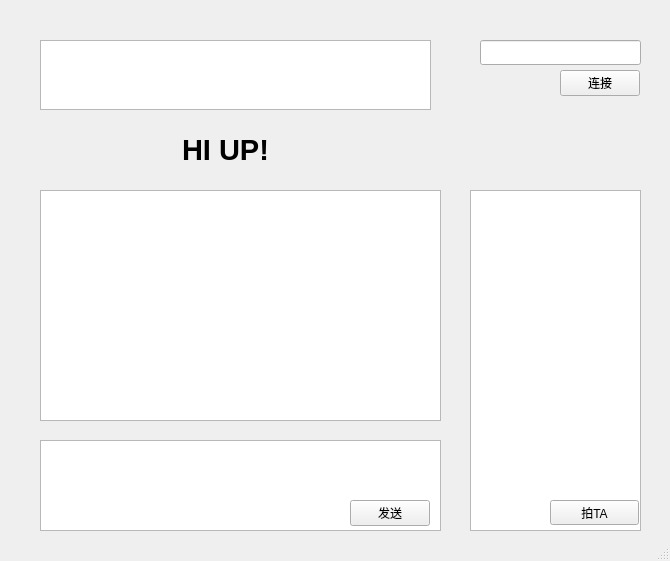
<?xml version="1.0" encoding="UTF-8"?>
<ui version="4.0">
 <class>Client</class>
 <widget class="QMainWindow" name="Client">
  <property name="geometry">
   <rect>
    <x>0</x>
    <y>0</y>
    <width>670</width>
    <height>561</height>
   </rect>
  </property>
  <property name="windowTitle">
   <string>Client</string>
  </property>
  <widget class="QWidget" name="centralwidget">
   <widget class="QStackedWidget" name="stackedWidget">
    <property name="geometry">
     <rect>
      <x>0</x>
      <y>110</y>
      <width>671</width>
      <height>451</height>
     </rect>
    </property>
    <property name="currentIndex">
     <number>0</number>
    </property>
    <widget class="QWidget" name="stackedWidgetPage1">
     <widget class="QPushButton" name="pbPaita">
      <property name="geometry">
       <rect>
        <x>550</x>
        <y>390</y>
        <width>89</width>
        <height>25</height>
       </rect>
      </property>
      <property name="text">
       <string>拍TA</string>
      </property>
     </widget>
     <widget class="QTableWidget" name="tableWidget">
      <property name="geometry">
       <rect>
        <x>470</x>
        <y>80</y>
        <width>171</width>
        <height>341</height>
       </rect>
      </property>
     </widget>
     <widget class="QTextEdit" name="textEdit_input">
      <property name="geometry">
       <rect>
        <x>40</x>
        <y>330</y>
        <width>401</width>
        <height>91</height>
       </rect>
      </property>
     </widget>
     <widget class="QPushButton" name="pbSend">
      <property name="geometry">
       <rect>
        <x>350</x>
        <y>390</y>
        <width>80</width>
        <height>26</height>
       </rect>
      </property>
      <property name="text">
       <string>发送</string>
      </property>
     </widget>
     <widget class="QTextEdit" name="textEdit_log">
      <property name="geometry">
       <rect>
        <x>40</x>
        <y>80</y>
        <width>401</width>
        <height>231</height>
       </rect>
      </property>
     </widget>
     <widget class="QLabel" name="label">
      <property name="geometry">
       <rect>
        <x>150</x>
        <y>20</y>
        <width>151</width>
        <height>41</height>
       </rect>
      </property>
      <property name="text">
       <string>&lt;html&gt;&lt;head/&gt;&lt;body&gt;&lt;p align=&quot;center&quot;&gt;&lt;span style=&quot; font-size:22pt; font-weight:600;&quot;&gt;HI UP!&lt;/span&gt;&lt;/p&gt;&lt;/body&gt;&lt;/html&gt;</string>
      </property>
      <property name="textFormat">
       <enum>Qt::RichText</enum>
      </property>
     </widget>
     <zorder>tableWidget</zorder>
     <zorder>pbPaita</zorder>
     <zorder>textEdit_input</zorder>
     <zorder>pbSend</zorder>
     <zorder>textEdit_log</zorder>
     <zorder>label</zorder>
    </widget>
    <widget class="QWidget" name="stackedWidgetPage2">
     <widget class="QPushButton" name="pbReturn">
      <property name="geometry">
       <rect>
        <x>530</x>
        <y>380</y>
        <width>89</width>
        <height>25</height>
       </rect>
      </property>
      <property name="text">
       <string>返回大厅</string>
      </property>
     </widget>
    </widget>
   </widget>
   <widget class="QPushButton" name="pbConnect">
    <property name="geometry">
     <rect>
      <x>560</x>
      <y>70</y>
      <width>80</width>
      <height>26</height>
     </rect>
    </property>
    <property name="text">
     <string>连接</string>
    </property>
   </widget>
   <widget class="QTextEdit" name="textEdit_notice">
    <property name="geometry">
     <rect>
      <x>40</x>
      <y>40</y>
      <width>391</width>
      <height>70</height>
     </rect>
    </property>
   </widget>
   <widget class="QLineEdit" name="lineEdit_name">
    <property name="geometry">
     <rect>
      <x>480</x>
      <y>40</y>
      <width>161</width>
      <height>25</height>
     </rect>
    </property>
   </widget>
  </widget>
  <widget class="QStatusBar" name="statusbar"/>
 </widget>
 <resources/>
 <connections/>
</ui>
